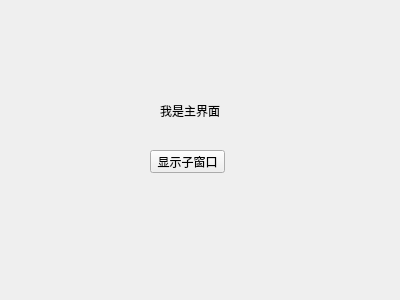
<?xml version="1.0" encoding="UTF-8"?>
<ui version="4.0">
 <class>Widget</class>
 <widget class="QWidget" name="Widget">
  <property name="geometry">
   <rect>
    <x>0</x>
    <y>0</y>
    <width>400</width>
    <height>300</height>
   </rect>
  </property>
  <property name="windowTitle">
   <string>Widget</string>
  </property>
  <widget class="QPushButton" name="showChildButton">
   <property name="geometry">
    <rect>
     <x>150</x>
     <y>150</y>
     <width>75</width>
     <height>23</height>
    </rect>
   </property>
   <property name="text">
    <string>显示子窗口</string>
   </property>
  </widget>
  <widget class="QLabel" name="label">
   <property name="geometry">
    <rect>
     <x>160</x>
     <y>90</y>
     <width>111</width>
     <height>41</height>
    </rect>
   </property>
   <property name="text">
    <string>我是主界面</string>
   </property>
  </widget>
 </widget>
 <layoutdefault spacing="6" margin="11"/>
 <resources/>
 <connections/>
</ui>
